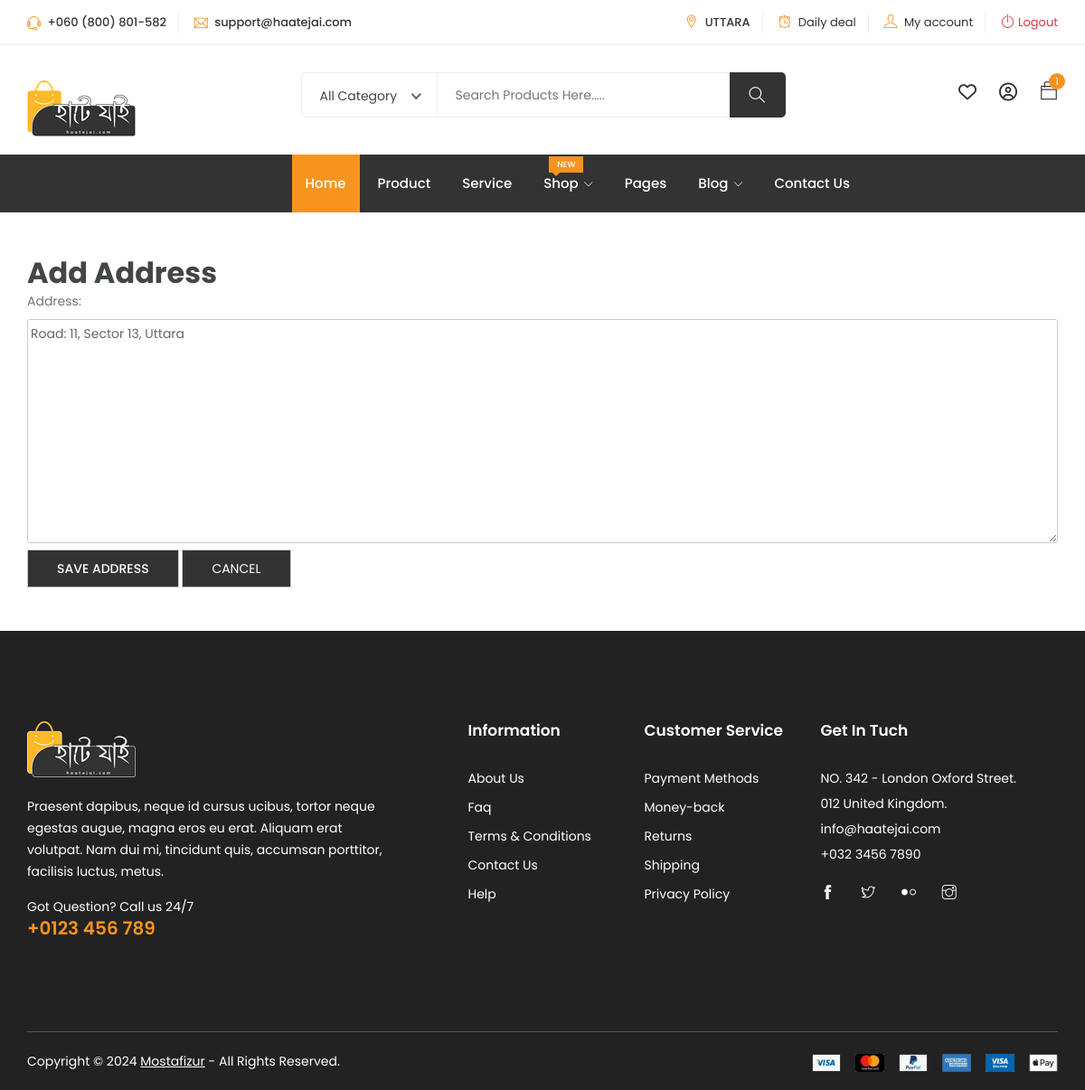
The page /accounts/add-address/ (signed in) on the database its author committed.
### profiles/models.py (models this page shows, shortened)
class UserAccount(models.Model):
    GENDER_CHOICES = [
        ('Male', 'Male'),
        ('Female', 'Female'),
    ]
    TYPE_CHOICES = [
        ('Super', 'Super'),
        ('Regular', 'Regular'),
        ('Below Average', 'Below Average'),
    ]
    LOCATION_CHOICES = [
        ('Uttara', 'UTTARA'),
        ('Mirpur', 'MIRPUR'),
        ('Dhanmondi', 'DHANMONDI'),
    ]
    images = [
        'https://img.freepik.com/free-photo/androgynous-avatar-non-binary-queer-person_23-2151100207.jpg',
        'https://img.freepik.com/free-photo/cartoon-character-with-handbag-sunglasses_71767-99.jpg',
        'https://img.freepik.com/free-photo/anime-style-character-space_23-2151134190.jpg',
        'https://img.freepik.com/premium-photo/poster-anime-character-with-fiery-background_943629-32000.jpg',
        'https://img.freepik.com/free-photo/androgynous-avatar-non-binary-queer-person_23-2151100183.jpg'
    ]
    user = models.OneToOneField(User, related_name='account', on_delete=models.CASCADE)
    type = models.CharField(max_length=20, blank=True, choices=TYPE_CHOICES, default="Regular")
    verify = models.BooleanField(default=False)
    created_on = models.DateField(auto_now_add=True, null=True, blank=True)
    image = models.URLField(blank=True, null=True, default=random.choice(images))
    gender = models.CharField(max_length=20, blank=True, choices=GENDER_CHOICES)
    mobile = models.CharField(max_length=14, blank=True)
    points = models.IntegerField(null=True, blank=True, default=0)
    age = models.IntegerField(null=True, blank=True)
    hometown = models.CharField(max_length=20)
    address = models.TextField(blank=True)
    current_location = models.CharField(max_length=20, blank=True, choices=LOCATION_CHOICES, default="UTTARA")
    description = models.TextField(blank=True)

class CartItem(models.Model):
    cart = models.ForeignKey(Cart, related_name='items', on_delete=models.CASCADE)
    product = models.ForeignKey(Products, related_name='cart_items', on_delete=models.CASCADE)
    quantity = models.IntegerField(default=1)

class Cart(models.Model):
    user = models.ForeignKey(User, related_name='cart_account', on_delete=models.CASCADE)
    complete = models.BooleanField(default=False, blank=True)
    complete_date = models.DateTimeField(null=True, blank=True)
    pending_date = models.DateTimeField(null=True, blank=True)
    active = models.BooleanField(default=True, blank=True, null=True)
    created_at = models.DateTimeField(auto_now_add=True, null=True, blank=True)

### profiles/views.py (the view)
# urls.py: path('add-address/', add_address, name='add_address'),
@login_required
def add_address(request):
    user_account = get_object_or_404(UserAccount, user=request.user)
    if request.method == 'POST':
        form = AddressForm(request.POST, instance=user_account)
        if form.is_valid():
            form.save()
            return redirect('checkout')  # Redirect to the cart or any other page after saving
    else:
        form = AddressForm(instance=user_account)  # Load the current user's address if any
    return render(request, 'add_address.html', {'form': form})

### profiles/forms.py
class AddressForm(forms.ModelForm):
    class Meta:
        model = UserAccount
        fields = ['address']

### profiles/templates/add_address.html (shortened to what this page needs)
{% extends 'base.html' %}
{% block content %}
<div class="container my-5">
    <h2>Add Address</h2>
    <form method="POST">
        {{ form.as_p }}
        <button type="submit" class="btn">Save Address</button>
        <button type="submit" class="btn"><a class="my-3" href="{% url 'checkout' %}" class="text-danger">Cancel</a></button>
    </form>
</div>
{% endblock %}

### templates/navbar.html (shortened to what this page needs)
{% load static %}
	<header class="header shop w-100">
		<div class="topbar w-100">
			<div class="container">
				<div class="row">
					<div class="col-lg-5 col-md-12 col-12">
						<div class="top-left">
							<ul class="list-main">
								<li><i class="ti-headphone-alt"></i> +060 (800) 801-582</li>
								<li><i class="ti-email"></i> support@haatejai.com</li>
							</ul>
						</div>
					</div>
					<div class="col-lg-7 col-md-12 col-12">
						<div class="right-content">
							<ul class="list-main">
								{% if data.current_location %}
								<li><i class="ti-location-pin"></i> {{data.current_location}}</li>
								{% else %}
								<li><i class="ti-location-pin"></i> Uttara</li>
								{% endif %}
								<li><i class="ti-alarm-clock"></i> <a href="#">Daily deal</a></li>
								<li><i class="ti-user"></i> <a href="{% url 'profile' %}">My account</a></li>
								{% if request.user.is_authenticated %}
								<li><i class="ti-power-off text-danger"></i><a class="text-danger" href="{% url 'logout' %}">Logout</a></li>
								{% else %}
								<li><i class="ti-power-off text-success"></i><a class="text-success" href="{% url 'login' %}">Login</a></li>
								{% endif %}
							</ul>
						</div>
					</div>
				</div>
			</div>
		</div>
		<div class="middle-inner">
			<div class="container">
				<div class="row">
					<div class="col-lg-2 col-md-2 col-12">
						<div class="logo">
							<a href="{% url 'home' %}"><img class="w-100" src="{% static 'images/logo_main.png' %}" alt="logo"></a>
						</div>
					</div>
					<div class="col-lg-8 col-md-7 col-12">
						<div class="search-bar-top">
							<div class="search-bar">
								<form>
									<input name="search" placeholder="Search Products Here....." type="search">
									<button class="btnn"><i class="ti-search"></i></button>
								</form>
							</div>
						</div>
					</div>
					<div class="col-lg-2 col-md-3 col-12">
						<div class="right-bar d-flex align-items-center">
							<div class="sinlge-bar d-none d-md-block">
									<a href="#" class="single-icon"><i class="fa fa-heart-o" aria-hidden="true"></i></a>
							</div>
							<div class="sinlge-bar d-none d-md-block">
									<a href="#" class="single-icon"><i class="fa fa-user-circle-o" aria-hidden="true"></i></a>
							</div>
							<div class="sinlge-bar shopping">
									<a href="#" class="single-icon"><i class="ti-bag"></i>
											<span class="total-count">{{ cart_items.all|length }}</span>
									</a>
							</div>
					</div>
					</div>
				</div>
			</div>
		</div>
		<div class="header-inner">
			<div class="container">
				<div class="cat-nav-head">
					<div class="row">
						<div class="col-lg-3">
						</div>
						<div class="col-lg-9 col-12">
							<div class="menu-area">
								<nav class="navbar navbar-expand-lg">
									<div class="navbar-collapse">
										<div class="nav-inner">
											<ul class="nav main-menu menu navbar-nav">
													<li class="active"><a href="{% url 'home' %}">Home</a></li>
													<li><a href="#">Product</a></li>
													<li><a href="#">Service</a></li>
													<li><a href="#">Shop<i class="ti-angle-down"></i><span class="new">New</span></a>
													</li>
													<li><a href="#">Pages</a></li>
													<li><a href="#">Blog<i class="ti-angle-down"></i></a>
													</li>
													<li><a href="contact.html">Contact Us</a></li>
												</ul>
										</div>
									</div>
								</nav>
							</div>
						</div>
					</div>
				</div>
			</div>
		</div>
	</header>

### rows shown on the page
UserAccount: current_location "UTTARA", address "Road: 11, Sector 13, Uttara"
CartItem: all|length "1"
